Frame 1 (no input): blank canvas, image omitted
Frame 60 (the mouse pressed at the canvas centre just before this capture): blank canvas, image omitted
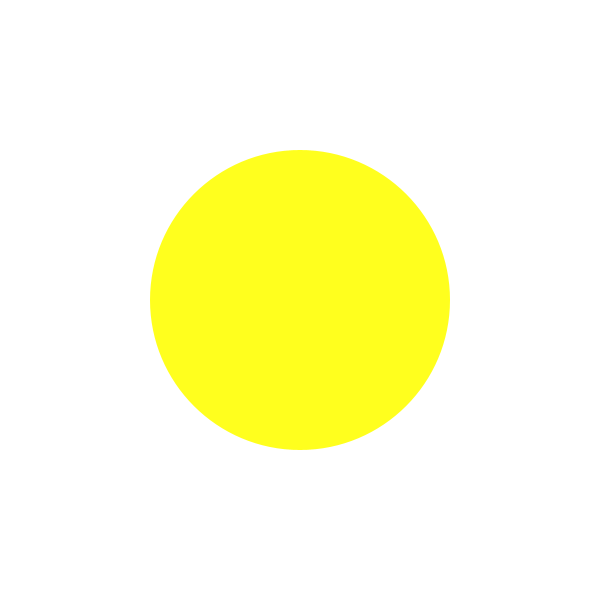
Frame 120 (the mouse held since frame 60 and released just before this capture)

The Processing sketch whose frames 1 and 60 were blank and that drew this single picture after the mouse press (run headless with seeded random() and noise(); from frame 60 on, the mouse is pressed at the canvas centre):

// Processing sketch: aba03
// ── aba03.pde
//width
//height
//mouseX
//mouseY
//pmouseX
//pmouseY

void setup() {
  size(600, 600);
}

void draw() {
  background(255);
  //stroke(45);
  noStroke();
  fill(mouseX, mouseX, 30);
  //println(mouseX);
  ellipse(mouseX, mouseY, mouseX, mouseY);
}

void mousePressed() {
  
}

void keyPressed() {
  background(255);
}
